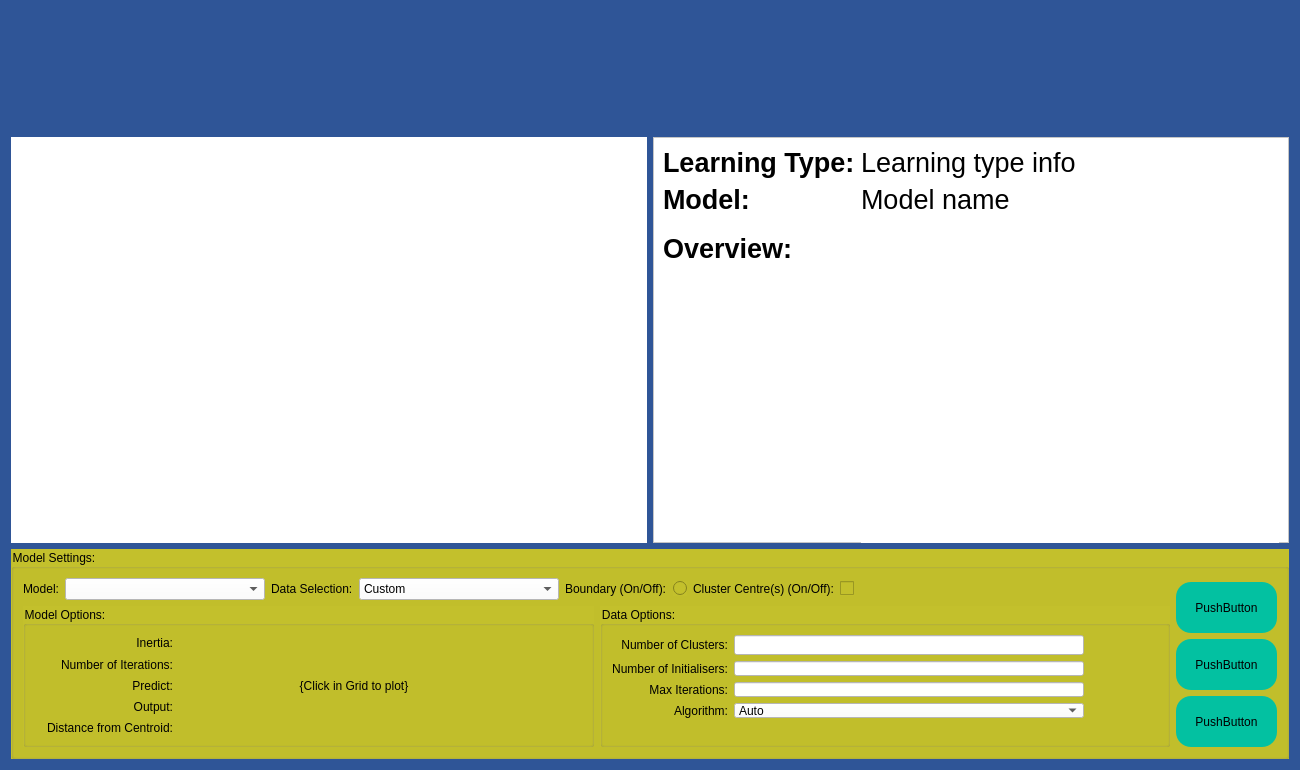
<?xml version="1.0" encoding="UTF-8"?>
<ui version="4.0">
 <class>self</class>
 <widget class="QWidget" name="self">
  <property name="geometry">
   <rect>
    <x>0</x>
    <y>0</y>
    <width>1300</width>
    <height>770</height>
   </rect>
  </property>
  <property name="minimumSize">
   <size>
    <width>1300</width>
    <height>770</height>
   </size>
  </property>
  <property name="windowTitle">
   <string>Form</string>
  </property>
  <property name="styleSheet">
   <string notr="true">background-color:rgb(47, 85, 151);</string>
  </property>
  <layout class="QVBoxLayout" name="verticalLayout_2">
   <item>
    <layout class="QHBoxLayout" name="horizontalLayout">
     <item>
      <spacer name="titleSpacerLeft">
       <property name="orientation">
        <enum>Qt::Horizontal</enum>
       </property>
       <property name="sizeHint" stdset="0">
        <size>
         <width>40</width>
         <height>20</height>
        </size>
       </property>
      </spacer>
     </item>
     <item>
      <widget class="QLabel" name="titleLabel">
       <property name="minimumSize">
        <size>
         <width>582</width>
         <height>120</height>
        </size>
       </property>
       <property name="maximumSize">
        <size>
         <width>582</width>
         <height>120</height>
        </size>
       </property>
       <property name="text">
        <string/>
       </property>
       <property name="pixmap">
        <pixmap>Developer/Swansea Uni/Project/Code/Project/Images/freeplay.png</pixmap>
       </property>
      </widget>
     </item>
     <item>
      <spacer name="titleSpacerRight">
       <property name="orientation">
        <enum>Qt::Horizontal</enum>
       </property>
       <property name="sizeHint" stdset="0">
        <size>
         <width>40</width>
         <height>20</height>
        </size>
       </property>
      </spacer>
     </item>
    </layout>
   </item>
   <item>
    <layout class="QHBoxLayout" name="gamboardModelInforLayoutV">
     <item>
      <layout class="QHBoxLayout" name="gameboardPlacing">
       <item>
        <widget class="QWidget" name="MplWidget" native="true">
         <property name="sizePolicy">
          <sizepolicy hsizetype="Preferred" vsizetype="Preferred">
           <horstretch>0</horstretch>
           <verstretch>0</verstretch>
          </sizepolicy>
         </property>
         <property name="minimumSize">
          <size>
           <width>450</width>
           <height>350</height>
          </size>
         </property>
         <property name="maximumSize">
          <size>
           <width>855</width>
           <height>525</height>
          </size>
         </property>
         <property name="styleSheet">
          <string notr="true">background-color: white;</string>
         </property>
        </widget>
       </item>
      </layout>
     </item>
     <item>
      <layout class="QHBoxLayout" name="modelInfoLayoutV" stretch="0">
       <item>
        <widget class="QFrame" name="frame">
         <property name="sizePolicy">
          <sizepolicy hsizetype="Preferred" vsizetype="Preferred">
           <horstretch>2</horstretch>
           <verstretch>0</verstretch>
          </sizepolicy>
         </property>
         <property name="minimumSize">
          <size>
           <width>570</width>
           <height>350</height>
          </size>
         </property>
         <property name="maximumSize">
          <size>
           <width>1710</width>
           <height>525</height>
          </size>
         </property>
         <property name="styleSheet">
          <string notr="true">background-color:white;
</string>
         </property>
         <property name="frameShape">
          <enum>QFrame::StyledPanel</enum>
         </property>
         <property name="frameShadow">
          <enum>QFrame::Raised</enum>
         </property>
         <layout class="QFormLayout" name="formLayout_2">
          <item row="0" column="0">
           <widget class="QLabel" name="learningTypeLabel">
            <property name="maximumSize">
             <size>
              <width>300</width>
              <height>16777215</height>
             </size>
            </property>
            <property name="font">
             <font>
              <pointsize>20</pointsize>
              <weight>75</weight>
              <bold>true</bold>
             </font>
            </property>
            <property name="text">
             <string>Learning Type:</string>
            </property>
           </widget>
          </item>
          <item row="0" column="1">
           <widget class="QLabel" name="learningTypeInfoLabel">
            <property name="font">
             <font>
              <pointsize>20</pointsize>
             </font>
            </property>
            <property name="text">
             <string>Learning type info</string>
            </property>
           </widget>
          </item>
          <item row="1" column="0">
           <widget class="QLabel" name="modelLabel_2">
            <property name="font">
             <font>
              <pointsize>20</pointsize>
              <weight>75</weight>
              <bold>true</bold>
             </font>
            </property>
            <property name="text">
             <string>Model:</string>
            </property>
           </widget>
          </item>
          <item row="1" column="1">
           <widget class="QLabel" name="modelTypeLabel">
            <property name="font">
             <font>
              <pointsize>20</pointsize>
             </font>
            </property>
            <property name="text">
             <string>Model name</string>
            </property>
           </widget>
          </item>
          <item row="2" column="0">
           <widget class="QLabel" name="overviewLabel">
            <property name="font">
             <font>
              <pointsize>20</pointsize>
              <weight>75</weight>
              <bold>true</bold>
             </font>
            </property>
            <property name="text">
             <string>Overview:</string>
            </property>
           </widget>
          </item>
          <item row="2" column="1">
           <widget class="QLabel" name="overviewDescriptionLabel">
            <property name="minimumSize">
             <size>
              <width>0</width>
              <height>400</height>
             </size>
            </property>
            <property name="font">
             <font>
              <pointsize>12</pointsize>
             </font>
            </property>
            <property name="text">
             <string/>
            </property>
            <property name="alignment">
             <set>Qt::AlignLeading|Qt::AlignLeft|Qt::AlignTop</set>
            </property>
            <property name="wordWrap">
             <bool>true</bool>
            </property>
           </widget>
          </item>
         </layout>
        </widget>
       </item>
      </layout>
     </item>
    </layout>
   </item>
   <item>
    <layout class="QVBoxLayout" name="verticalLayout">
     <item>
      <widget class="QGroupBox" name="modelSettingsGroupBox">
       <property name="sizePolicy">
        <sizepolicy hsizetype="Preferred" vsizetype="Preferred">
         <horstretch>0</horstretch>
         <verstretch>0</verstretch>
        </sizepolicy>
       </property>
       <property name="minimumSize">
        <size>
         <width>700</width>
         <height>210</height>
        </size>
       </property>
       <property name="maximumSize">
        <size>
         <width>16777215</width>
         <height>300</height>
        </size>
       </property>
       <property name="styleSheet">
        <string notr="true">background-color: rgb(195, 192, 44);</string>
       </property>
       <property name="title">
        <string>Model Settings:</string>
       </property>
       <layout class="QHBoxLayout" name="horizontalLayout_5">
        <item>
         <layout class="QVBoxLayout" name="modelOptionsHSplit">
          <item>
           <layout class="QHBoxLayout" name="horizontalLayout_3">
            <item>
             <widget class="QLabel" name="modelSelectionLabel">
              <property name="styleSheet">
               <string notr="true">background-color: rgba(0,0,0,0%);</string>
              </property>
              <property name="text">
               <string>Model:</string>
              </property>
             </widget>
            </item>
            <item>
             <widget class="QComboBox" name="modelSelectComboXox">
              <property name="minimumSize">
               <size>
                <width>200</width>
                <height>0</height>
               </size>
              </property>
              <property name="styleSheet">
               <string notr="true">background-color: white;
selection-color: rgb(200, 200, 200);</string>
              </property>
             </widget>
            </item>
            <item>
             <widget class="QLabel" name="dataSelectionLabel">
              <property name="styleSheet">
               <string notr="true">background-color: rgba(0,0,0,0%);</string>
              </property>
              <property name="text">
               <string>Data Selection:</string>
              </property>
             </widget>
            </item>
            <item>
             <widget class="QComboBox" name="dataSelectComboBox">
              <property name="minimumSize">
               <size>
                <width>200</width>
                <height>0</height>
               </size>
              </property>
              <property name="styleSheet">
               <string notr="true">background-color: white;
selection-color: rgb(200, 200, 200)</string>
              </property>
              <item>
               <property name="text">
                <string>Custom</string>
               </property>
              </item>
              <item>
               <property name="text">
                <string>Diabeties</string>
               </property>
              </item>
              <item>
               <property name="text">
                <string>Boston House Prices</string>
               </property>
              </item>
             </widget>
            </item>
            <item>
             <widget class="QLabel" name="boundaryLabel">
              <property name="styleSheet">
               <string notr="true">background-color: rgba(0,0,0,0%);</string>
              </property>
              <property name="text">
               <string>Boundary (On/Off):</string>
              </property>
             </widget>
            </item>
            <item>
             <widget class="QRadioButton" name="boundaryOnOffRadioButton">
              <property name="maximumSize">
               <size>
                <width>25</width>
                <height>16777215</height>
               </size>
              </property>
              <property name="text">
               <string/>
              </property>
             </widget>
            </item>
            <item>
             <widget class="QLabel" name="label_5">
              <property name="styleSheet">
               <string notr="true">background-color: rgba(0,0,0,0%);</string>
              </property>
              <property name="text">
               <string>Cluster Centre(s) (On/Off):</string>
              </property>
             </widget>
            </item>
            <item>
             <widget class="QCheckBox" name="checkBox">
              <property name="text">
               <string/>
              </property>
             </widget>
            </item>
            <item>
             <spacer name="horizontalSpacer">
              <property name="orientation">
               <enum>Qt::Horizontal</enum>
              </property>
              <property name="sizeHint" stdset="0">
               <size>
                <width>40</width>
                <height>20</height>
               </size>
              </property>
             </spacer>
            </item>
           </layout>
          </item>
          <item>
           <layout class="QHBoxLayout" name="dataOptionsHorizontalLayout">
            <item>
             <widget class="QGroupBox" name="modelOptionsGroupBox">
              <property name="minimumSize">
               <size>
                <width>299</width>
                <height>0</height>
               </size>
              </property>
              <property name="title">
               <string>Model Options:</string>
              </property>
              <layout class="QGridLayout" name="gridLayout_2">
               <item row="0" column="1">
                <widget class="QLabel" name="inertiaValueLabel">
                 <property name="minimumSize">
                  <size>
                   <width>350</width>
                   <height>15</height>
                  </size>
                 </property>
                 <property name="styleSheet">
                  <string notr="true">background-color: rgba(0,0,0,0%)</string>
                 </property>
                 <property name="text">
                  <string/>
                 </property>
                 <property name="alignment">
                  <set>Qt::AlignCenter</set>
                 </property>
                </widget>
               </item>
               <item row="2" column="1">
                <widget class="QLabel" name="predictInfoLabel">
                 <property name="minimumSize">
                  <size>
                   <width>350</width>
                   <height>15</height>
                  </size>
                 </property>
                 <property name="styleSheet">
                  <string notr="true">background-color: rgba(0,0,0,0%);</string>
                 </property>
                 <property name="text">
                  <string>{Click in Grid to plot}</string>
                 </property>
                 <property name="alignment">
                  <set>Qt::AlignCenter</set>
                 </property>
                </widget>
               </item>
               <item row="0" column="0">
                <widget class="QLabel" name="inertiaLabel">
                 <property name="minimumSize">
                  <size>
                   <width>60</width>
                   <height>15</height>
                  </size>
                 </property>
                 <property name="maximumSize">
                  <size>
                   <width>150</width>
                   <height>16777215</height>
                  </size>
                 </property>
                 <property name="styleSheet">
                  <string notr="true">background-color: rgba(0,0,0,0%);</string>
                 </property>
                 <property name="text">
                  <string>Inertia:</string>
                 </property>
                 <property name="alignment">
                  <set>Qt::AlignRight|Qt::AlignTrailing|Qt::AlignVCenter</set>
                 </property>
                </widget>
               </item>
               <item row="2" column="0">
                <widget class="QLabel" name="predictLabel">
                 <property name="minimumSize">
                  <size>
                   <width>47</width>
                   <height>15</height>
                  </size>
                 </property>
                 <property name="maximumSize">
                  <size>
                   <width>150</width>
                   <height>16777215</height>
                  </size>
                 </property>
                 <property name="styleSheet">
                  <string notr="true">background-color: rgba(0,0,0,0%);</string>
                 </property>
                 <property name="text">
                  <string>Predict:</string>
                 </property>
                 <property name="alignment">
                  <set>Qt::AlignRight|Qt::AlignTrailing|Qt::AlignVCenter</set>
                 </property>
                </widget>
               </item>
               <item row="4" column="1">
                <widget class="QLabel" name="distFromCentroidValueLabel">
                 <property name="minimumSize">
                  <size>
                   <width>350</width>
                   <height>15</height>
                  </size>
                 </property>
                 <property name="styleSheet">
                  <string notr="true">background-color: rgba(0,0,0,0%);</string>
                 </property>
                 <property name="text">
                  <string/>
                 </property>
                 <property name="alignment">
                  <set>Qt::AlignCenter</set>
                 </property>
                </widget>
               </item>
               <item row="3" column="1">
                <widget class="QLabel" name="outputValueLabel">
                 <property name="minimumSize">
                  <size>
                   <width>350</width>
                   <height>15</height>
                  </size>
                 </property>
                 <property name="styleSheet">
                  <string notr="true">background-color: rgba(0,0,0,0%);</string>
                 </property>
                 <property name="text">
                  <string/>
                 </property>
                 <property name="alignment">
                  <set>Qt::AlignCenter</set>
                 </property>
                </widget>
               </item>
               <item row="3" column="0">
                <widget class="QLabel" name="outputLabel">
                 <property name="minimumSize">
                  <size>
                   <width>0</width>
                   <height>15</height>
                  </size>
                 </property>
                 <property name="styleSheet">
                  <string notr="true">background-color: rgba(0,0,0,0%);</string>
                 </property>
                 <property name="text">
                  <string>Output:</string>
                 </property>
                 <property name="alignment">
                  <set>Qt::AlignRight|Qt::AlignTrailing|Qt::AlignVCenter</set>
                 </property>
                </widget>
               </item>
               <item row="5" column="0">
                <spacer name="verticalSpacer_2">
                 <property name="orientation">
                  <enum>Qt::Vertical</enum>
                 </property>
                 <property name="sizeHint" stdset="0">
                  <size>
                   <width>20</width>
                   <height>40</height>
                  </size>
                 </property>
                </spacer>
               </item>
               <item row="4" column="0">
                <widget class="QLabel" name="distFromCentroidLabel">
                 <property name="minimumSize">
                  <size>
                   <width>0</width>
                   <height>15</height>
                  </size>
                 </property>
                 <property name="styleSheet">
                  <string notr="true">background-color: rgba(0,0,0,0%);</string>
                 </property>
                 <property name="text">
                  <string>Distance from Centroid:</string>
                 </property>
                 <property name="alignment">
                  <set>Qt::AlignRight|Qt::AlignTrailing|Qt::AlignVCenter</set>
                 </property>
                </widget>
               </item>
               <item row="1" column="0">
                <widget class="QLabel" name="noOfIterationsLabel">
                 <property name="minimumSize">
                  <size>
                   <width>138</width>
                   <height>15</height>
                  </size>
                 </property>
                 <property name="maximumSize">
                  <size>
                   <width>150</width>
                   <height>16777215</height>
                  </size>
                 </property>
                 <property name="styleSheet">
                  <string notr="true">background-color: rgba(0,0,0,0%);</string>
                 </property>
                 <property name="text">
                  <string>Number of Iterations:</string>
                 </property>
                 <property name="alignment">
                  <set>Qt::AlignRight|Qt::AlignTrailing|Qt::AlignVCenter</set>
                 </property>
                </widget>
               </item>
               <item row="1" column="1">
                <widget class="QLabel" name="noOfIterationsValueLabel">
                 <property name="minimumSize">
                  <size>
                   <width>350</width>
                   <height>15</height>
                  </size>
                 </property>
                 <property name="styleSheet">
                  <string notr="true">background-color: rgba(0,0,0,0%);</string>
                 </property>
                 <property name="text">
                  <string/>
                 </property>
                 <property name="alignment">
                  <set>Qt::AlignCenter</set>
                 </property>
                </widget>
               </item>
               <item row="0" column="2">
                <spacer name="horizontalSpacer_3">
                 <property name="orientation">
                  <enum>Qt::Horizontal</enum>
                 </property>
                 <property name="sizeHint" stdset="0">
                  <size>
                   <width>40</width>
                   <height>20</height>
                  </size>
                 </property>
                </spacer>
               </item>
              </layout>
             </widget>
            </item>
            <item>
             <widget class="QGroupBox" name="dataOptionsGroupBox">
              <property name="minimumSize">
               <size>
                <width>299</width>
                <height>0</height>
               </size>
              </property>
              <property name="styleSheet">
               <string notr="true"/>
              </property>
              <property name="title">
               <string>Data Options:</string>
              </property>
              <property name="flat">
               <bool>false</bool>
              </property>
              <layout class="QGridLayout" name="gridLayout">
               <item row="1" column="1">
                <widget class="QLineEdit" name="noOfInitialisersLineEdit">
                 <property name="minimumSize">
                  <size>
                   <width>350</width>
                   <height>15</height>
                  </size>
                 </property>
                 <property name="styleSheet">
                  <string notr="true">background-color: white;</string>
                 </property>
                </widget>
               </item>
               <item row="0" column="2">
                <spacer name="horizontalSpacer_2">
                 <property name="orientation">
                  <enum>Qt::Horizontal</enum>
                 </property>
                 <property name="sizeHint" stdset="0">
                  <size>
                   <width>40</width>
                   <height>20</height>
                  </size>
                 </property>
                </spacer>
               </item>
               <item row="1" column="0">
                <widget class="QLabel" name="noOfInitialisersLabel">
                 <property name="minimumSize">
                  <size>
                   <width>0</width>
                   <height>15</height>
                  </size>
                 </property>
                 <property name="styleSheet">
                  <string notr="true">background-color: rgba(0,0,0,0%);</string>
                 </property>
                 <property name="text">
                  <string>Number of Initialisers:</string>
                 </property>
                 <property name="alignment">
                  <set>Qt::AlignRight|Qt::AlignTrailing|Qt::AlignVCenter</set>
                 </property>
                </widget>
               </item>
               <item row="2" column="0">
                <widget class="QLabel" name="maxIterationsLabel">
                 <property name="minimumSize">
                  <size>
                   <width>0</width>
                   <height>15</height>
                  </size>
                 </property>
                 <property name="styleSheet">
                  <string notr="true">background-color: rgba(0,0,0,0%);</string>
                 </property>
                 <property name="text">
                  <string>Max Iterations:</string>
                 </property>
                 <property name="alignment">
                  <set>Qt::AlignRight|Qt::AlignTrailing|Qt::AlignVCenter</set>
                 </property>
                </widget>
               </item>
               <item row="3" column="0">
                <widget class="QLabel" name="algorithmLabel">
                 <property name="minimumSize">
                  <size>
                   <width>0</width>
                   <height>15</height>
                  </size>
                 </property>
                 <property name="styleSheet">
                  <string notr="true">background-color: rgba(0,0,0,0%);</string>
                 </property>
                 <property name="text">
                  <string>Algorithm:</string>
                 </property>
                 <property name="alignment">
                  <set>Qt::AlignRight|Qt::AlignTrailing|Qt::AlignVCenter</set>
                 </property>
                </widget>
               </item>
               <item row="2" column="1">
                <widget class="QLineEdit" name="maxIterationsLineEdit">
                 <property name="minimumSize">
                  <size>
                   <width>350</width>
                   <height>15</height>
                  </size>
                 </property>
                 <property name="styleSheet">
                  <string notr="true">background-color: white;</string>
                 </property>
                </widget>
               </item>
               <item row="4" column="0">
                <spacer name="verticalSpacer">
                 <property name="orientation">
                  <enum>Qt::Vertical</enum>
                 </property>
                 <property name="sizeHint" stdset="0">
                  <size>
                   <width>20</width>
                   <height>40</height>
                  </size>
                 </property>
                </spacer>
               </item>
               <item row="3" column="1">
                <widget class="QComboBox" name="algorithmComboBox">
                 <property name="minimumSize">
                  <size>
                   <width>350</width>
                   <height>15</height>
                  </size>
                 </property>
                 <property name="styleSheet">
                  <string notr="true">background-color: white;
selection-color: rgb(200, 200, 200)</string>
                 </property>
                 <item>
                  <property name="text">
                   <string>Auto</string>
                  </property>
                 </item>
                 <item>
                  <property name="text">
                   <string>Full</string>
                  </property>
                 </item>
                 <item>
                  <property name="text">
                   <string>Elkan</string>
                  </property>
                 </item>
                </widget>
               </item>
               <item row="0" column="1">
                <widget class="QLineEdit" name="noOfClustersLineEdit">
                 <property name="minimumSize">
                  <size>
                   <width>350</width>
                   <height>15</height>
                  </size>
                 </property>
                 <property name="styleSheet">
                  <string notr="true">background-color: white;</string>
                 </property>
                </widget>
               </item>
               <item row="0" column="0">
                <widget class="QLabel" name="noOfClustersLabel">
                 <property name="minimumSize">
                  <size>
                   <width>0</width>
                   <height>15</height>
                  </size>
                 </property>
                 <property name="styleSheet">
                  <string notr="true">background-color: rgba(0,0,0,0%);</string>
                 </property>
                 <property name="text">
                  <string>Number of Clusters:</string>
                 </property>
                 <property name="alignment">
                  <set>Qt::AlignRight|Qt::AlignTrailing|Qt::AlignVCenter</set>
                 </property>
                </widget>
               </item>
              </layout>
             </widget>
            </item>
           </layout>
          </item>
         </layout>
        </item>
        <item>
         <layout class="QHBoxLayout" name="groupBoxHButtons">
          <item>
           <layout class="QVBoxLayout" name="buttonLayoutV">
            <item>
             <spacer name="buttonVerticalSpacer">
              <property name="orientation">
               <enum>Qt::Vertical</enum>
              </property>
              <property name="sizeHint" stdset="0">
               <size>
                <width>20</width>
                <height>40</height>
               </size>
              </property>
             </spacer>
            </item>
            <item>
             <widget class="QPushButton" name="playButton">
              <property name="minimumSize">
               <size>
                <width>101</width>
                <height>51</height>
               </size>
              </property>
              <property name="styleSheet">
               <string notr="true">background-color: rgb(3, 193, 161);
border-radius: 15px;</string>
              </property>
              <property name="text">
               <string>PushButton</string>
              </property>
             </widget>
            </item>
            <item>
             <widget class="QPushButton" name="clearButton">
              <property name="minimumSize">
               <size>
                <width>101</width>
                <height>51</height>
               </size>
              </property>
              <property name="styleSheet">
               <string notr="true">background-color: rgb(3, 193, 161);
border-radius: 15px;</string>
              </property>
              <property name="text">
               <string>PushButton</string>
              </property>
             </widget>
            </item>
            <item>
             <widget class="QPushButton" name="homeButton">
              <property name="minimumSize">
               <size>
                <width>101</width>
                <height>51</height>
               </size>
              </property>
              <property name="styleSheet">
               <string notr="true">background-color: rgb(3, 193, 161);
border-radius: 15px;</string>
              </property>
              <property name="text">
               <string>PushButton</string>
              </property>
             </widget>
            </item>
           </layout>
          </item>
         </layout>
        </item>
       </layout>
      </widget>
     </item>
    </layout>
   </item>
  </layout>
 </widget>
 <resources/>
 <connections/>
</ui>
